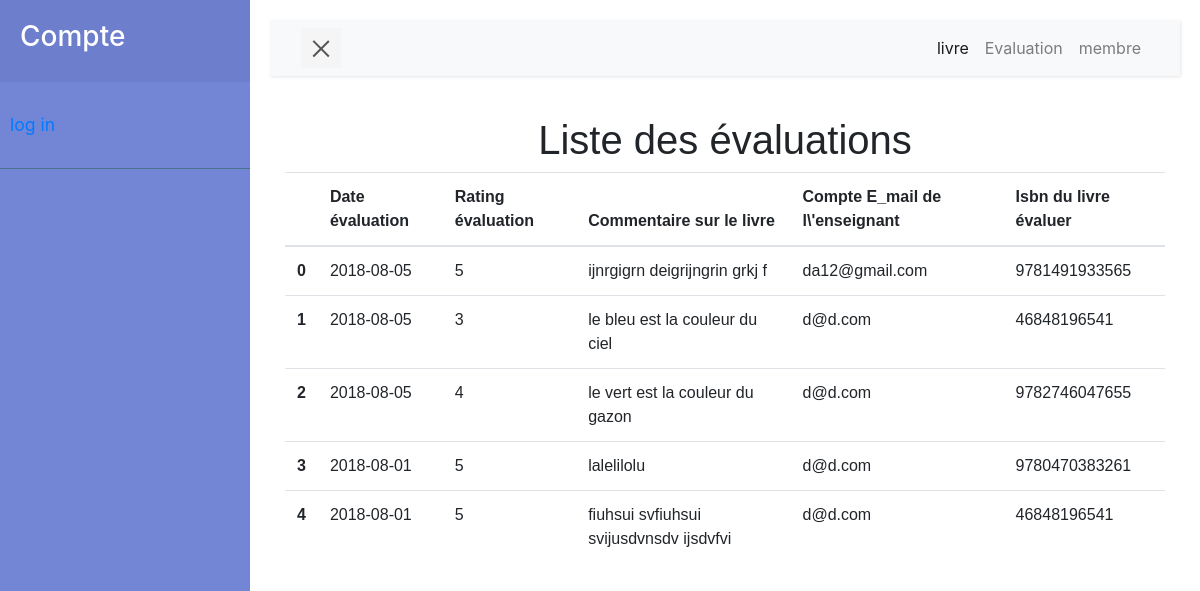
Page /?class=review&action=view_list on the committed database.
### tables this page shows
CREATE TABLE `evaluation` (
  `PKEVALUATION` smallint(5) UNSIGNED NOT NULL,
  `RATING_EV` tinyint(3) UNSIGNED NOT NULL,
  `COMMENTAIRE` varchar(2000) NOT NULL,
  `FKCOMPTE` varchar(324) NOT NULL,
  `FKLIVRE` varchar(13) NOT NULL,
  `CREATION` date NOT NULL
);

### index.php (called while the page is built, shortened)
<?php
include_once('./vues/main.php');
?>

### modele/classes/EvaluationDAO.class.php (called while the page is built, shortened)
<?php
include_once('./modele/classes/Evaluation.class.php');
include_once('./modele/classes/Liste.class.php');
class EvaluationDAO
{
	public static function readAll()
	{
		$liste = new Liste();
		try
		{
		 $conn=Database::getInstance();
		 $query = 'SELECT * FROM evaluation ORDER BY  CREATION DESC';
		 $resultQuerry=$conn->query($query);
		  foreach ($resultQuerry as $row)
		  {
				$evaluation = new Evaluation();
				$evaluation->loadFromArray($row);
			    $liste->add($evaluation);
		  }
			return $liste;
        } catch (PDOException $e) {
		    print "Error!: " . $e->getMessage() . "<br/>";
		    return $liste;
		}
	}
}

### modele/classes/Liste.class.php (called while the page is built, shortened)
<?php
class Liste {
	private $items;
	public $current = -1;
	public function __construct()
	{
		$this->items = array();
		$this->current = -1;
	}
	public function add($item)
	{
		array_push($this->items,$item);
	}
	public function next()
	{
		if ($this->current<(count($this->items)-1))
		{
			$this->current++;
			return true;
		}
		return false;
	}
	public function current()
	{
		if (isset($this->items[$this->current]))
			return $this->items[$this->current];
		return null;
	}
    public function getCursor()
    {
        return $this->current;
    }
}

### modele/classes/Evaluation.class.php (called while the page is built, shortened)
<?php
class Evaluation {
    private $RATING_EV;
    private $COMMENTAIRE;
	private $FKCOMPTE;
	private $FKLIVRE;
	private $CREATION;
	public function __construct()
	{
        $this->RATING_EV = "";
        $this->COMMENTAIRE = "";
        $this->FKCOMPTE = "";
		$this->FKLIVRE = "";
		$this->CREATION = "";
    }
    public function getRating_ev()
	{
        return $this->RATING_EV;
	}
    public function getCommentaire()
	{
        return $this->COMMENTAIRE;
	}
    public function getFkCompte()
	{
        return $this->FKCOMPTE;
	}
    public function getFkLivre()
	{
        return $this->FKLIVRE;
	}
	public function getCreation()
	{
        return $this->CREATION;
	}
    public function loadFromArray($tab)
	{
		$this->RATING_EV      = $tab["RATING_EV"];
		$this->COMMENTAIRE    = $tab["COMMENTAIRE"];
        $this->FKCOMPTE    = $tab["FKCOMPTE"];
		$this->FKLIVRE           = $tab["FKLIVRE"];
		$this->CREATION = $tab["CREATION"];
	}
}

### vues/liste_evaluation.php (the view, shortened to what this page needs)
<h1 align="center">Liste des évaluations</h1>
<?php
require_once('./modele/classes/Evaluation.class.php');
require_once('./modele/classes/Liste.class.php');
require_once('./modele/classes/EvaluationDAO.class.php');
$liste = EvaluationDAO::readAll();
?>
<div class="container">
<table class="table table">
<thead>
<tr>
<th>&nbsp;</th>
<th scope="col">Date évaluation</th>
<th scope="col">Rating évaluation</th>
<th scope="col">Commentaire sur le livre</th>
<th scope="col">Compte E_mail de l\'enseignant</th>
<th scope="col">Isbn du livre évaluer</th>
</tr>
</thead>
<tbody>
<?php
while ($liste->next())
{
    $eval = $liste->current();
    if ($eval!=null)
    {
        ?>
        <tr>
        <th scope="row"><?= $liste->getCursor() ?></th>
        <td><?= $eval->getCreation() ?></td>
        <td><?= $eval->getRating_ev() ?></td>
        <td><?= $eval->getCommentaire() ?></td>
        <td><?= $eval->getFkCompte() ?></td>
        <td><?= $eval->getFkLivre() ?></td>
        </tr>
        <?php
    }
}
?>
</tbody>
</table>
</div>

### vues/main.php (shortened to what this page needs)
<!DOCTYPE html>
<html>
    <head>
        <link rel="stylesheet" href="https://cdnjs.cloudflare.com/ajax/libs/font-awesome/4.7.0/css/font-awesome.min.css">
        <link rel='stylesheet' href='styling/main.css'>
        <link rel="stylesheet" href="./css/csslistel.css">
        <link rel="stylesheet" href="https://stackpath.bootstrapcdn.com/bootstrap/4.1.1/css/bootstrap.min.css" />
    </head>
    <body>
        <div class="wrapper">
            <?php include_once('./vues/sidebar.php'); ?>
            <div id="content">
                <main>
                    <?php include $vue['body'].'.php'; ?>
                </main>
            </div>
        </div>
    </body>
</html>

### vues/sidebar.php (shortened to what this page needs)
<nav id="sidebar">
    <div class="sidebar-header">
    <h3>Compte</h3>
    </div>
    <ul class="list-unstyled components">
        <?php
            if(ISSET($_SESSION['connected']))
            {
                echo '
                    <li>
                        <a href=\'?class=books&action=my_books\'>livre</a>
                    </li>
                    <li>
                        <a href=\'?class=review&action=my_reviews\'>review</a>
                    </li>
                    <li>
                        <a href=\'?class=demande&action=view_list\'>demande</a>
                    </li>
                    <li>
                        <a href=\'?class=account&action=display_options\'>parametre</a>
                    </li>
                    <li>
                        <a href=\'?class=account&action=logout\'>log out</a>
                    </li>';
            }
            else
            {
                echo '
                <li>
                    <a href=\'?class=account&action=login\'>log in</a>
                </li>';
            }
        ?>
    </ul>
</nav>

### styling/main.css (style rules this page uses)
body { font-family: 'Poppins', sans-serif; background: #fafafa; }
a, a:hover, a:focus { color: inherit; text-decoration: none; transition: all 0.3s; }
.navbar { padding: 15px 10px; background: #fff; border: none; border-radius: 0; margin-bottom: 40px; box-shadow: 1px 1px 3px rgba(0, 0, 0, 0.1); }
.navbar-btn { box-shadow: none; outline: none !important; border: none; }
.wrapper { display: flex; width: 100%; align-items: stretch; perspective: 1500px; }
#sidebar { min-width: 250px; max-width: 250px; background: #7386D5; color: #fff; transition: all 0.6s cubic-bezier(0.945, 0.020, 0.270, 0.665); transform-origin: bottom left; }
#sidebar .sidebar-header { padding: 20px; background: #6d7fcc; }
#sidebar ul.components { padding: 20px 0; border-bottom: 1px solid #47748b; }
#sidebar ul li a { padding: 10px; font-size: 1.1em; display: block; }
#content { width: 100%; padding: 20px; min-height: 100vh; transition: all 0.3s; }
#sidebarCollapse { width: 40px; height: 40px; background: #f5f5f5; cursor: pointer; }
#sidebarCollapse span { width: 80%; height: 2px; margin: 0 auto; display: block; background: #555; transition: all 0.8s cubic-bezier(0.810, -0.330, 0.345, 1.375); transition-delay: 0.2s; }
#sidebarCollapse span:last-of-type { transform: rotate(-45deg) translate(1px, -1px); }

### css/csslistel.css (style rules this page uses)
main { font-family: Arial; max-width: 1000px; margin: auto; }

### rows in the picture
evaluation: Cursor "0", CREATION "2018-08-05", RATING_EV "5", COMMENTAIRE "ijnrgigrn deigrijngrin grkj f", FKCOMPTE "da12@gmail.com", FKLIVRE "9781491933565"
evaluation: Cursor "1", CREATION "2018-08-05", RATING_EV "3", COMMENTAIRE "le bleu est la couleur du ciel", FKCOMPTE "d@d.com", FKLIVRE "46848196541"
evaluation: Cursor "2", CREATION "2018-08-05", RATING_EV "4", COMMENTAIRE "le vert est la couleur du gazon", FKCOMPTE "d@d.com", FKLIVRE "9782746047655"
evaluation: Cursor "3", CREATION "2018-08-01", RATING_EV "5", COMMENTAIRE "lalelilolu", FKCOMPTE "d@d.com", FKLIVRE "9780470383261"
evaluation: Cursor "4", CREATION "2018-08-01", RATING_EV "5", COMMENTAIRE "fiuhsui svfiuhsui svijusdvnsdv ijsdvfvi", FKCOMPTE "d@d.com", FKLIVRE "46848196541"
